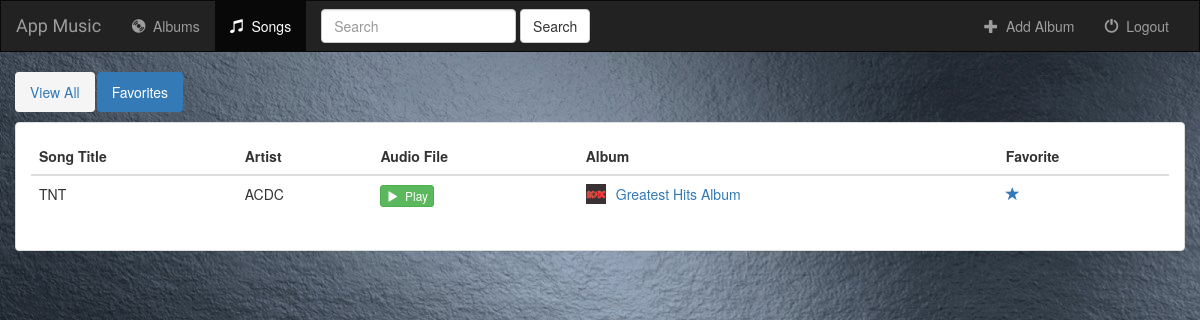
The page /music/songs/favorites/ (signed in) on the database its author committed.
### music/models.py (models this page shows, shortened)
class Song(models.Model):
    album = models.ForeignKey(Album, on_delete=models.CASCADE)
    song_title = models.CharField(max_length=250)
    audio_file = models.FileField(default='')
    is_favorite = models.BooleanField(default=False)

class Album(models.Model):
    user = models.ForeignKey(User, default=1)
    artist = models.CharField(max_length=250)
    album_title = models.CharField(max_length=500)
    genre = models.CharField(max_length=100)
    album_logo = models.FileField()
    is_favorite = models.BooleanField(default=False)

### music/views.py (the view)
# urls.py: url(r'^songs/(?P<filter_by>[a-zA_Z]+)/$', views.songs, name='songs'),
def songs(request, filter_by):
    if not request.user.is_authenticated():
        return render(request, 'music/login.html')
    else:
        try:
            song_ids = []
            for album in Album.objects.filter(user=request.user):
                for song in album.song_set.all():
                    song_ids.append(song.pk)
            users_songs = Song.objects.filter(pk__in=song_ids)
            if filter_by == 'favorites':
                users_songs = users_songs.filter(is_favorite=True)
        except Album.DoesNotExist:
            users_songs = []
        return render(request, 'music/songs.html', {
            'song_list': users_songs,
            'filter_by': filter_by,
        })

### music/templates/music/songs.html (shortened to what this page needs)
{% extends 'music/base.html' %}
{% block songs_active %}active{% endblock %}
{% block body %}
<div class="container-fluid songs-container">
    <div class="row">
        <div class="col-sm-12">
            <ul class="nav nav-pills" style="margin-bottom: 10px;">
                <li role="presentation" {% if filter_by == 'all' %}class="active"{% endif %}><a href="{% url 'music:songs' 'all' %}">View All</a></li>
                <li role="presentation" {% if filter_by == 'favorites' %}class="active"{% endif %}><a href="{% url 'music:songs' 'favorites' %}">Favorites</a></li>
            </ul>
        </div>
    </div>
    <div class="row">
        <div class="col-sm-12">
            <div class="panel panel-default">
                <div class="panel-body">
                    <table class="table">
                        <thead>
                            <tr>
                                <th>Song Title</th>
                                <th>Artist</th>
                                <th>Audio File</th>
                                <th>Album</th>
                                <th>Favorite</th>
                            </tr>
                        </thead>
                        <tbody>
                            {% for song in song_list %}
                                <tr>
                                    <td>{{ song.song_title }}</td>
                                    <td>{{ song.album.artist }}</td>
                                    <td>
                                        <a target="_blank" href="{{ song.audio_file.url }}">
                                            <button type="button" class="btn btn-success btn-xs">
                                                <span class="glyphicon glyphicon-play"></span>&nbsp; Play
                                            </button>
                                        </a>
                                    </td>
                                    <td>
                                        <a href="{% url 'music:detail' song.album.id %}">
                                            <img src="{{ song.album.album_logo.url }}" class="img-responsive" style="width: 20px; float: left; margin-right: 10px;" />
                                        </a>
                                        <a href="{% url 'music:detail' song.album.id %}">{{ song.album.album_title }}</a>
                                    </td>
                                    <td>
                                        <a href="{% url 'music:favorite' song.id %}" class="btn-favorite"><span class="glyphicon glyphicon-star {% if song.is_favorite %}active{% endif %}"></span></a>
                                    </td>
                                </tr>
                            {% endfor %}
                        </tbody>
                    </table>
                </div>
            </div>
        </div>
    </div>
</div>
{% endblock %}

### music/static/music/style.css (style rules this page uses)
body, html { background-repeat: no-repeat; background: url('images/background.jpg'); }
.nav-pills>li>a { border-radius: 4px; background: #f5f5f5; }

### rows shown on the page
Song: song_title "TNT", album.artist "ACDC", album.album_logo (picture), album.album_title "Greatest Hits Album", is_favorite True (drawn)
